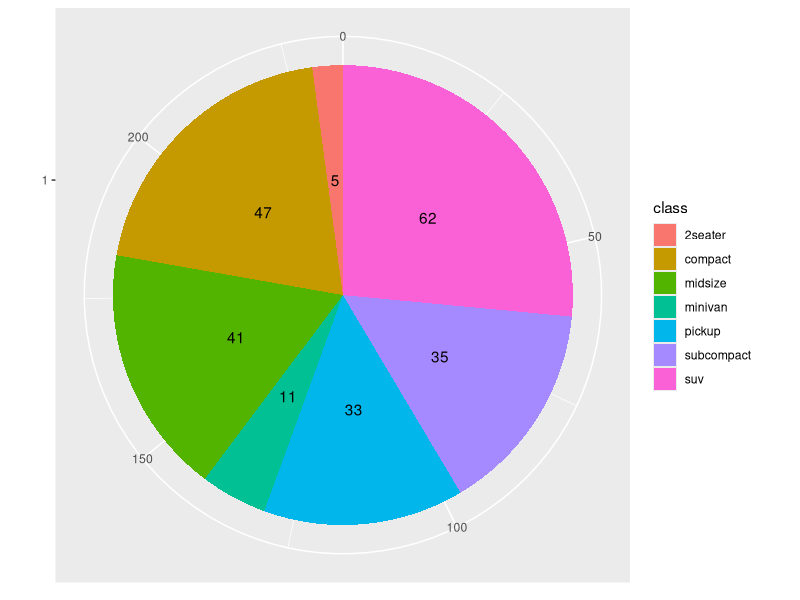
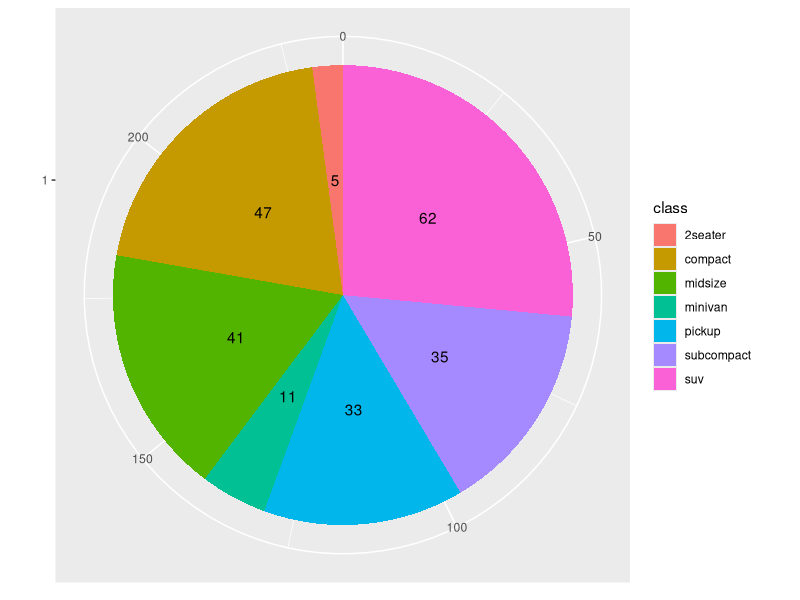
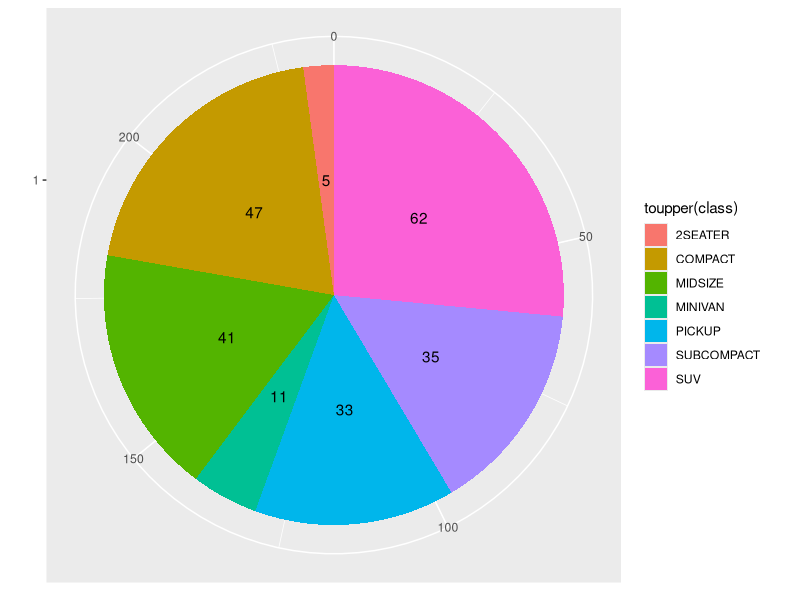
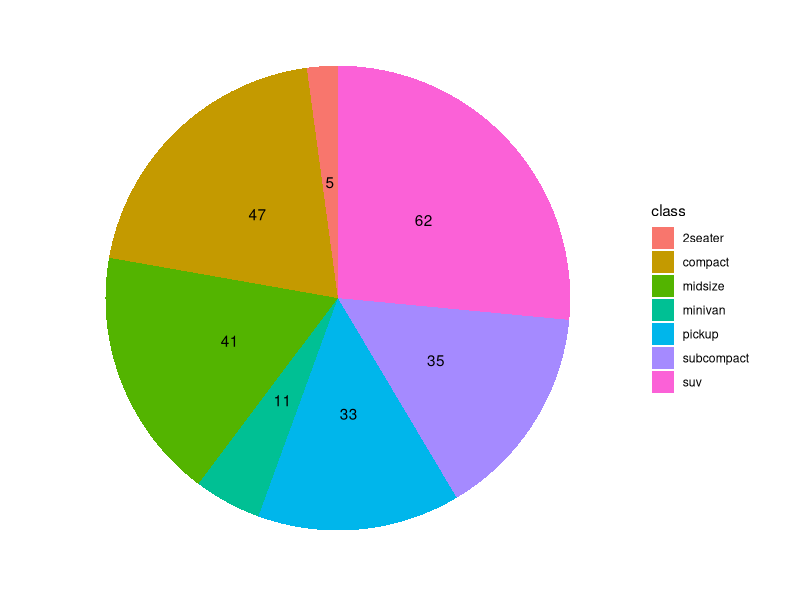
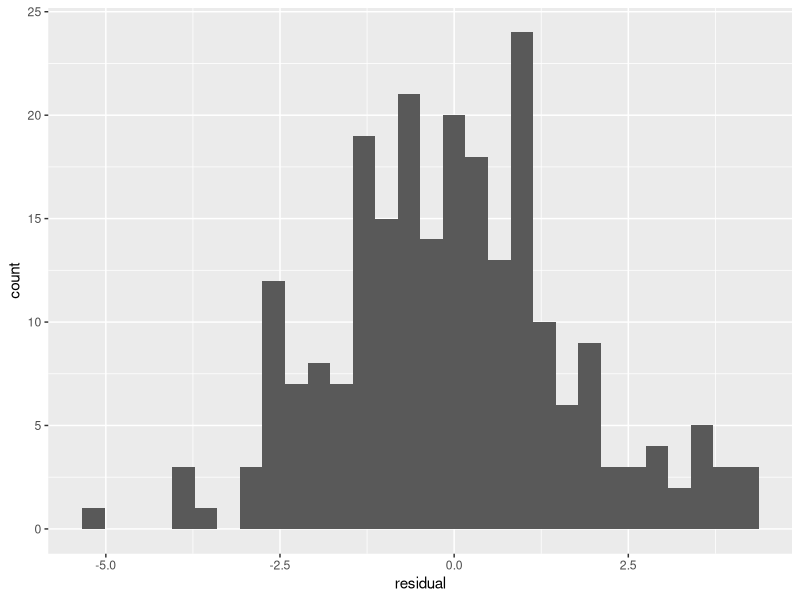
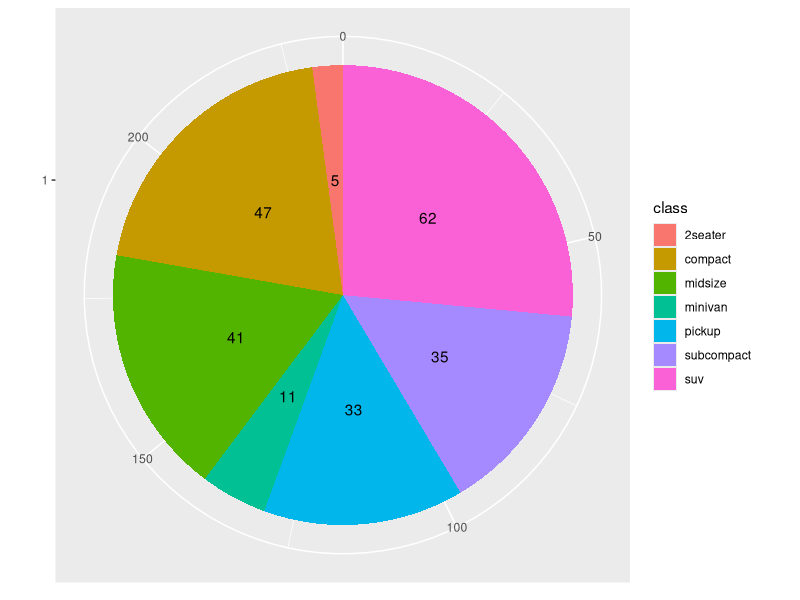

These figures' R source, in order:
## ---- chunk 1
knitr::opts_chunk$set(collapse = TRUE, comment = "#>", fig.width = 7, fig.height = 7, fig.align = "center")
library(ggplot2)
## ---- chunk 2
ggplot(mpg, aes(x = factor(1), fill = class)) +
  geom_bar() +
  geom_text(aes(label = stat(count)), stat = "count", position = position_stack(vjust = 0.5)) +
  coord_polar("y", start = 0) +
  labs(x = NULL, y = NULL)
## ---- chunk 3
pie_summary <- function(data, column) {
  ggplot(data, aes(x = factor(1), fill = !!enquo(column))) +
    geom_bar() +
    geom_text(aes(label = stat(count)), stat = "count", position = position_stack(vjust = 0.5)) +
    coord_polar("y", start = 0) +
    labs(x = NULL, y = NULL)
}

pie_summary(mpg, class)
pie_summary(mpg, toupper(class))
## ---- chunk 4
theme_pie_summary <- function(...) {
  theme_grey(...) %+replace% 
    theme(
      panel.background = element_blank(),
      axis.text = element_blank(),
      axis.ticks = element_blank(),
      panel.grid = element_blank()
    )
}

pie_summary(mpg, class) + 
  theme_pie_summary()
## ---- chunk 5
#' @importFrom ggplot2 ggplot aes geom_bar geom_text stat position_stack coord_polar labs
#' @importFrom rlang !! enquo
pie_summary <- function(data, column) {
  ggplot(data, aes(x = factor(1), fill = !!enquo(column))) +
    geom_bar() +
    geom_text(
      aes(label = stat(count)),
      stat = "count",
      position = position_stack(vjust = 0.5)
    ) +
    coord_polar("y", start = 0) +
    labs(x = NULL, y = NULL)
}
## ---- chunk 6
`!!` <- rlang::`!!`
stat <- ggplot2::stat

pie_summary <- function(data, column) {
  ggplot2::ggplot(data, ggplot2::aes(x = factor(1), fill = !!rlang::enquo(column))) +
    ggplot2::geom_bar() +
    ggplot2::geom_text(
      ggplot2::aes(label = stat(count)), 
      stat = "count", 
      position = ggplot2::position_stack(vjust = 0.5)
    ) +
    ggplot2::coord_polar("y", start = 0) +
    ggplot2::labs(x = NULL, y = NULL)
}
## ---- chunk 7
#' @importFrom rlang .data
residual_histogram <- function(fit, ...) {
  plot_data <- data.frame(residual = resid(fit))
  ggplot(plot_data, aes(x = .data$residual)) + geom_histogram(...)
}

test_fit <- lm(hwy ~ cty, data = mpg)
residual_histogram(test_fit)
## ---- chunk 8
#' @importFrom rlang !! sym
pie_summary <- function(data, column) {
  ggplot(data, aes(x = factor(1), fill = !!sym(column))) +
    geom_bar() +
    geom_text(
      aes(label = stat(count)), 
      stat = "count", 
      position = position_stack(vjust = 0.5)
    ) +
    coord_polar("y", start = 0) +
    labs(x = NULL, y = NULL)
}

pie_summary(mpg, "class")
## ---- chunk 9
#' @importFrom rlang !! enquo
pie_summary <- function(data, column) {
  ggplot(data, aes(x = factor(1), fill = !!enquo(column))) +
    geom_bar() +
    geom_text(
      aes(label = stat(count)), 
      stat = "count", 
      position = position_stack(vjust = 0.5)
    ) +
    coord_polar("y", start = 0) +
    labs(x = NULL, y = NULL)
}
